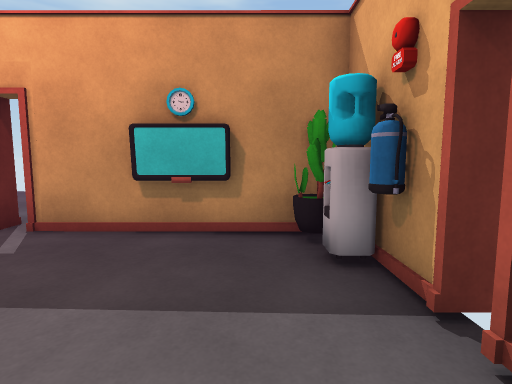
[1] (above)

12 first-person views from a walk through a scene from a Unity 3-D project. The camera is 1.4 m above the floor, tilts 6° down and sees 80° across. Doors are open. The floor is counted in squares, 1 m on a side. Each view is taken from the middle of a square. On the plan, view 1 faces up. The plan holds only what a view shows up to about 14 squares ahead; the rest is blank. The place goes on beyond the plan. The player is left out. Some animated figures are left out.

[2]
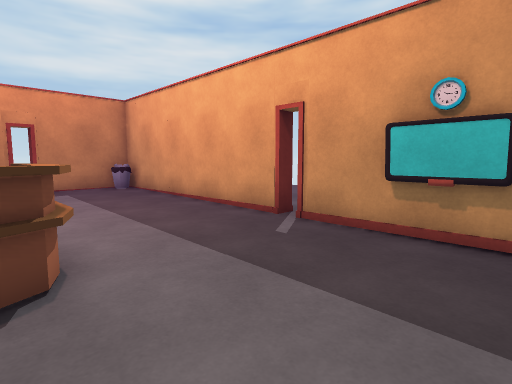

[3]
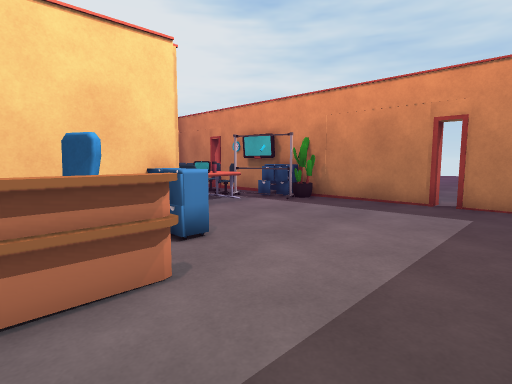

[4]
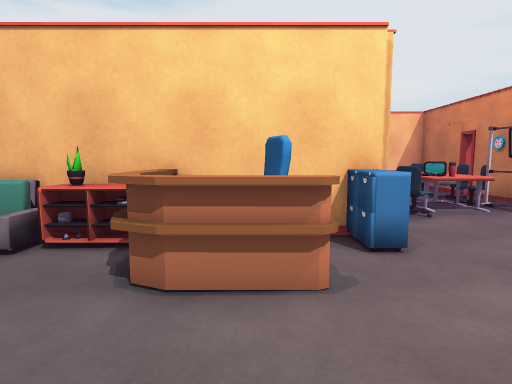

[5]
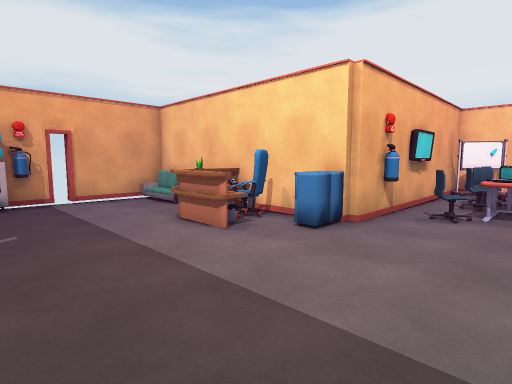

[6]
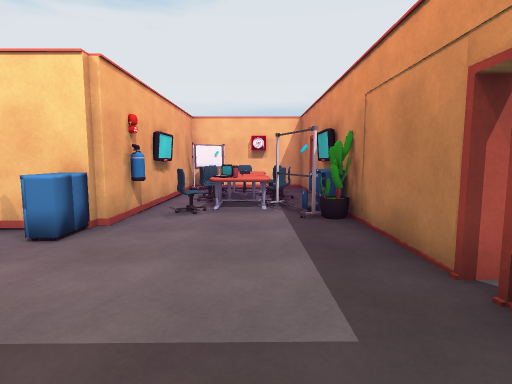

[7]
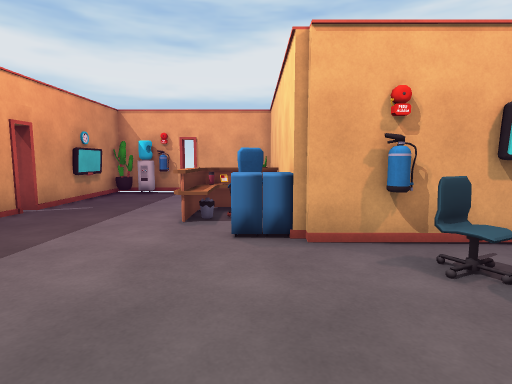

[8]
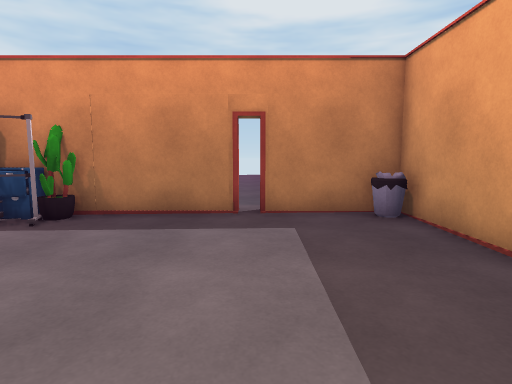

[9]
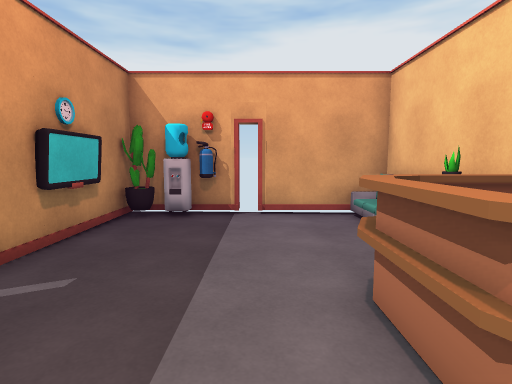

[10]
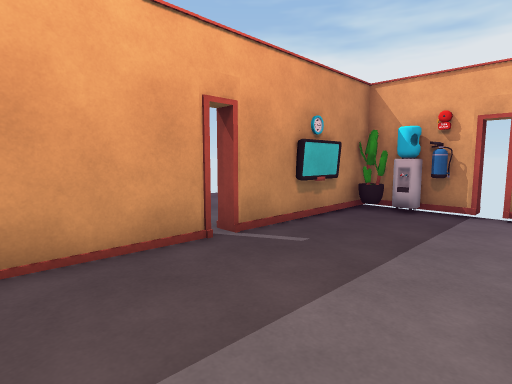

[11]
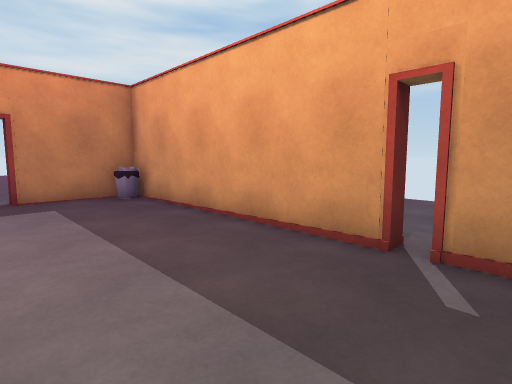

[12]
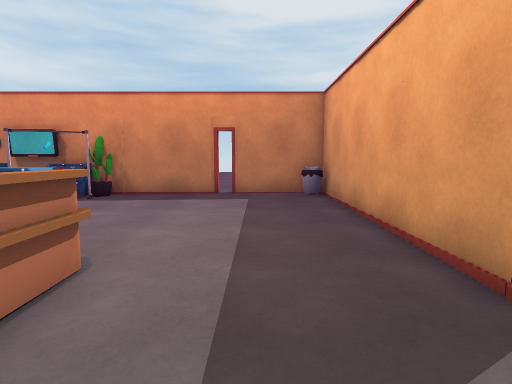

### Floor plan
Points are (right, up) in squares from view 1. A wall is a line through its corners. A room is listed if a view was taken in it or the views show most of it. See-through windows are left out.
Room 1 (views 1, 2, 3, 4, 5, 6, 7, 8, 9, 10, 11, 12)
walls: (-4.7, 5.5) (-13.4, 5.5) (-13.4, 2.1) (-14, 2.1); (-7.6, -5.6) (-7.6, -1.7) (1.6, -1.7) (1.6, 1.9); (-12.5, -2.7) (-12.2, -3.5); (-14, 1.6) (-13.4, 1.6) (-13.4, -6.6); (1.6, 2.5) (1.6, 5.5) (-4.1, 5.5)
ways out: opening at (-1, -2); open door at (-13.5, 2); open door at (-4.3, 5.7); open door at (2, 2)
objects: other object (-13, -6) to (-13, -5); cabinet (-13, -4); plant (-13, -3); other object (-13, 5); other object (-12, -6); chair (-12, -5) to (-11, -5); other object (-12, -4); other object (-11, -6); table (-11, -4); other object (-10, -6); other object (-10, -5) to (-10, -4); other object (-10, -3); chair (-9, -6); chair (-9, -4); other object (-8, -6) to (-8, -5); fire extinguisher (-8, -4) to (-8, -3); cabinet (-7, -1); other object (-6, 0) to (-3, 1); chair (-5, -1) to (-5, 0); other object (-4, -1); other object (-4, 0); shelf (-3, -1); plant (-2, -1); other object (-2, 5) to (-1, 5); shelf (-1, -1); sofa (0, -1) to (1, -1); water cooler (1, 4); plant (1, 5)

Positions as (right, up) in squares from view 1, and headings:
1: (0, 0), facing up
2: (0, 0), facing up-left
3: (-4, 4), facing down-left
4: (-5, 4), facing down
5: (-11, 5), facing down-right
6: (-11, 5), facing down
7: (-13, -1), facing right
8: (-6, 2), facing left
9: (-7, 2), facing right
10: (-8, 1), facing up-right
11: (-3, 1), facing up-left
12: (-2, 3), facing left
